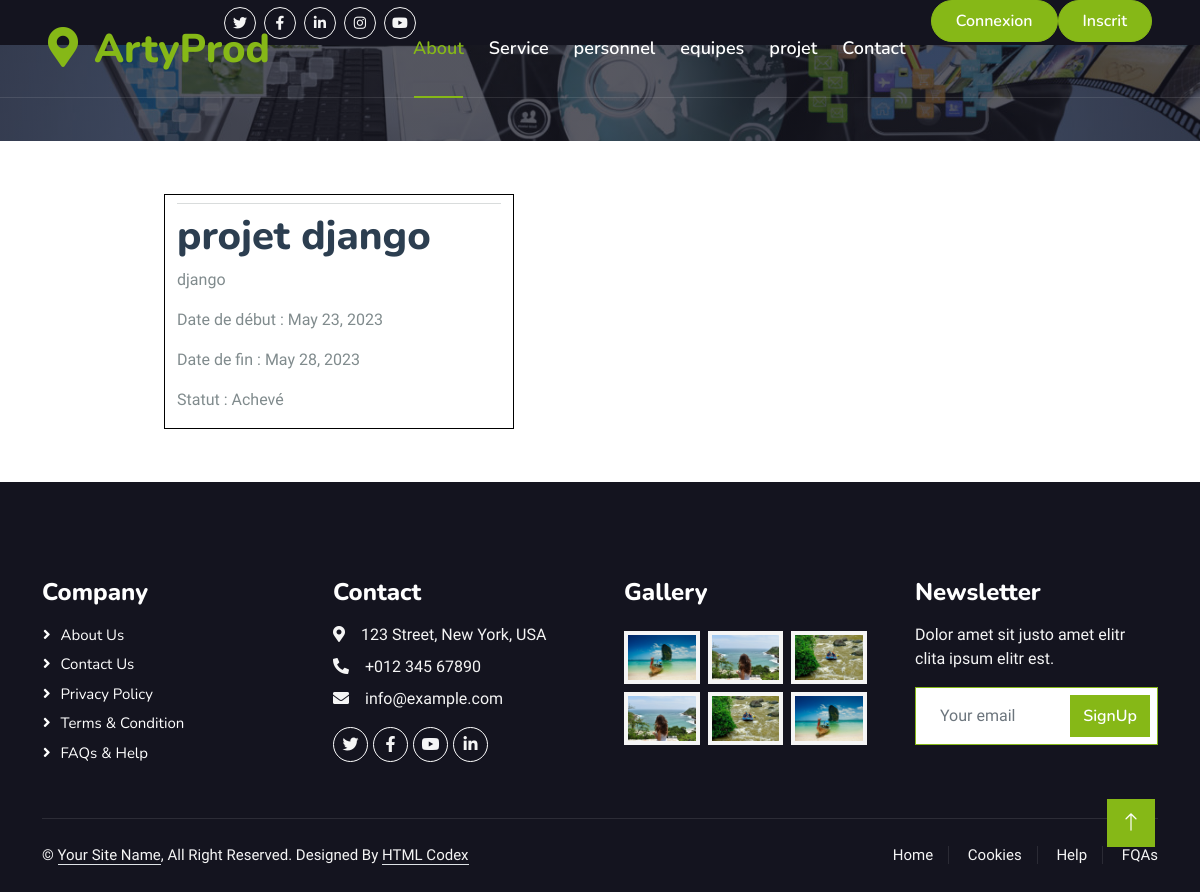
The page /ArtyProd/Projets on the database its author committed.
### ArtyProd/models.py (models this page shows, shortened)
class Projet(models.Model):
    libelle = models.CharField(max_length=50, default='')  # Définir la valeur par défaut à une chaîne vide ou une autre valeur appropriée
    description = models.TextField(default='')
    date_debut = models.DateField(default=datetime.date.today)
    date_fin = models.DateField(default=datetime.date.today)
    acheve = models.BooleanField(default=False)
    image = models.ImageField(upload_to='media/', blank=True)
    service = models.ForeignKey('Service', on_delete=models.CASCADE, null=True, blank=True)
    equipe = models.ForeignKey('Equipe', on_delete=models.CASCADE, null=True, blank=True)
    client = models.ForeignKey(Client, on_delete=models.CASCADE, null=True, blank=True)

### ArtyProd/views.py (the view)
# urls.py: path('Projets', views.TtProjet, name='TtProjet'),
def TtProjet(request):
        projets= Projet.objects.all()
        context={'projets':projets}
        return render( request,'projets/projets.html',context )

### ArtyProd/templates/projets/projets.html (shortened to what this page needs)
{% extends 'navbar.html' %}
{% block content %}
<div class="container-fluid mt-3">
    <div class="row-9">
        <div id='projets' class="col-lg-9 mx-auto" style="margin:5px;">
            <div class="row mx-auto">
                {% for projet in projets %}
                <div class="card" id={{projet.id}} style="width:350px;border:black solid 1px;margin:5px;">
                    <hr class="dropdown-divider">
                    <h1>{{ projet.libelle }}</h1>
                    <p>{{ projet.description }}</p>
                    <p>Date de début : {{ projet.date_debut }}</p>
                    <p>Date de fin : {{ projet.date_fin }}</p>
                    <p>Statut : {% if projet.acheve %}Achevé{% else %}En cours{% endif %}</p>
                </div>
                {% endfor %}
            </div>
        </div>
    </div>
</div>
{% endblock %}

### ArtyProd/static/css/style.css (style rules this page uses)
:root { --primary: #86B817; --secondary: #FE8800; --light: #F5F5F5; --dark: #14141F; }

### rows shown on the page
Projet: libelle "projet django", description "django", date_debut "May 23, 2023", date_fin "May 28, 2023", acheve "Achevé"
